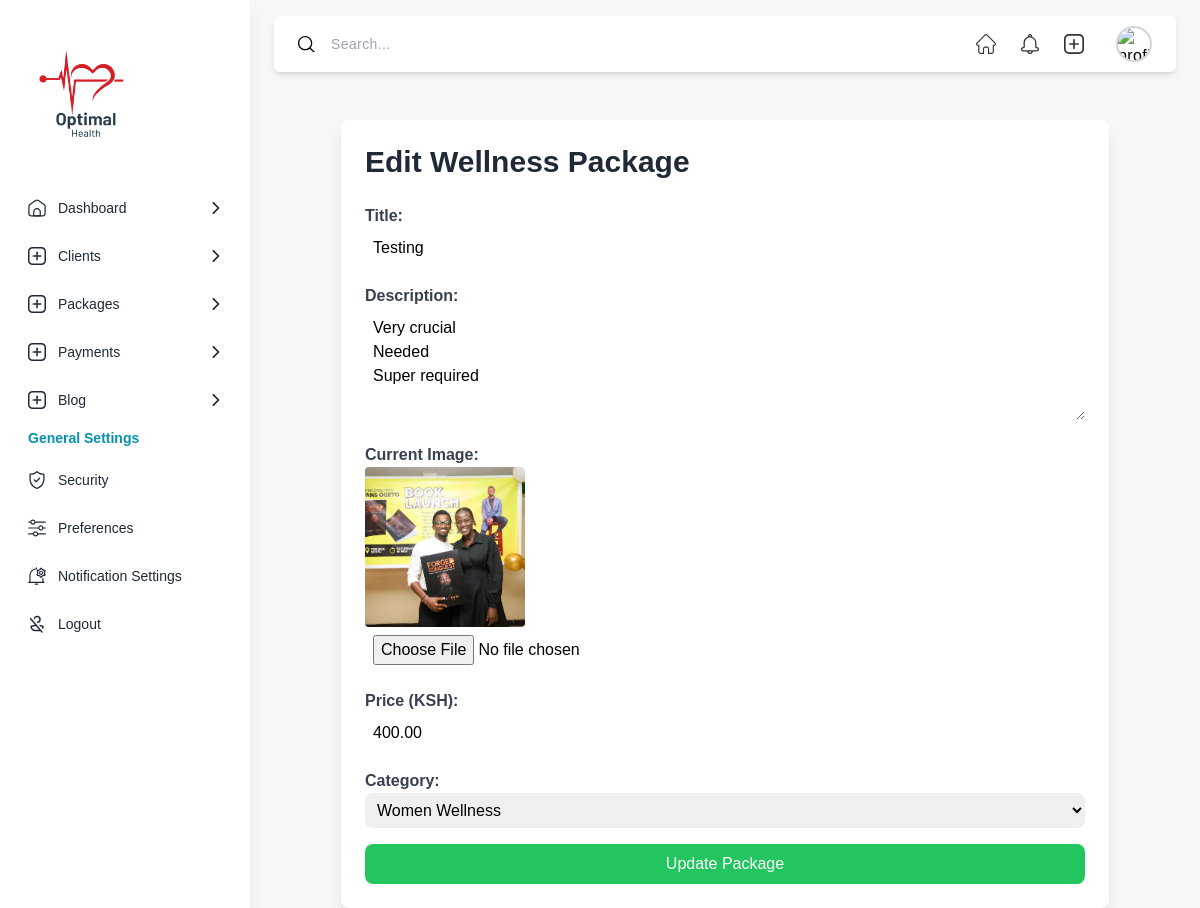
The page /edit_package/1/ on the database its author committed.
### optimal/models.py (models this page shows, shortened)
class WellnessPackage(models.Model):
    title = models.CharField(max_length=255)
    description = models.TextField()
    image = models.ImageField(upload_to='packages/')
    price = models.DecimalField(max_digits=10, decimal_places=2)
    category = models.ForeignKey(Category, on_delete=models.CASCADE, related_name='packages')

### optimal/views.py (the view)
# urls.py: path('edit_package/<int:pk>/', edit_package, name='edit_package'),
def edit_package(request, pk):
    package = get_object_or_404(WellnessPackage, id=pk)
    if request.method == 'POST':
        form = WellnessPackageForm(request.POST, request.FILES, instance=package)
        if form.is_valid():
            form.save()
            return redirect('package_list')  # Redirect to package list or details page
    else:
        form = WellnessPackageForm(instance=package)
    return render(request, 'adminstrator/edit_package.html', {'form': form, 'package': package})

### optimal/forms.py
class WellnessPackageForm(forms.ModelForm):
    class Meta:
        model = WellnessPackage
        fields = ['title', 'description', 'image', 'price', 'category']

### templates/adminstrator/edit_package.html (shortened to what this page needs)
{% extends "adminstrator/base.html" %}
{% block content %}
    <div class="max-w-3xl mx-auto bg-white p-6 rounded-lg mt-12 shadow-lg">
        <h2 class="text-3xl font-bold text-gray-800 mb-6">Edit Wellness Package</h2>
        <form method="POST" enctype="multipart/form-data" class="space-y-4">
            <div>
                <label class="block text-gray-700 font-semibold">Title:</label>
                <input type="text" name="title" value="{{ form.title.value }}" class="w-full border-gray-300 rounded-lg p-2" required>
            </div>
            <div>
                <label class="block text-gray-700 font-semibold">Description:</label>
                <textarea name="description" rows="4" class="w-full border-gray-300 rounded-lg p-2" required>{{ form.description.value }}</textarea>
            </div>
            <div>
                <label class="block text-gray-700 font-semibold">Current Image:</label>
                {% if package.image %}
                    <img src="{{ package.image.url }}" alt="Current Image" class="w-40 h-40 object-cover rounded">
                {% endif %}
                <input type="file" name="image" class="w-full border-gray-300 rounded-lg p-2">
            </div>
            <div>
                <label class="block text-gray-700 font-semibold">Price (KSH):</label>
                <input type="number" name="price" step="0.01" value="{{ form.price.value }}" class="w-full border-gray-300 rounded-lg p-2" required>
            </div>
            <div>
                <label class="block text-gray-700 font-semibold">Category:</label>
                <select name="category" class="w-full border-gray-300 rounded-lg p-2" required>
                    {% for category in form.fields.category.queryset %}
                        <option value="{{ category.id }}" {% if category.id == form.category.value %}selected{% endif %}>{{ category.name }}</option>
                    {% endfor %}
                </select>
            </div>
            <button type="submit" class="w-full bg-green-500 text-white py-2 rounded-lg">
                Update Package
            </button>
        </form>
    </div>
{% endblock %}

### rows shown on the page
WellnessPackage: title "Testing", description "Very crucial Needed Super required", image (picture), price "400.00"

### other values the page prints
form field category "Women Wellness"
